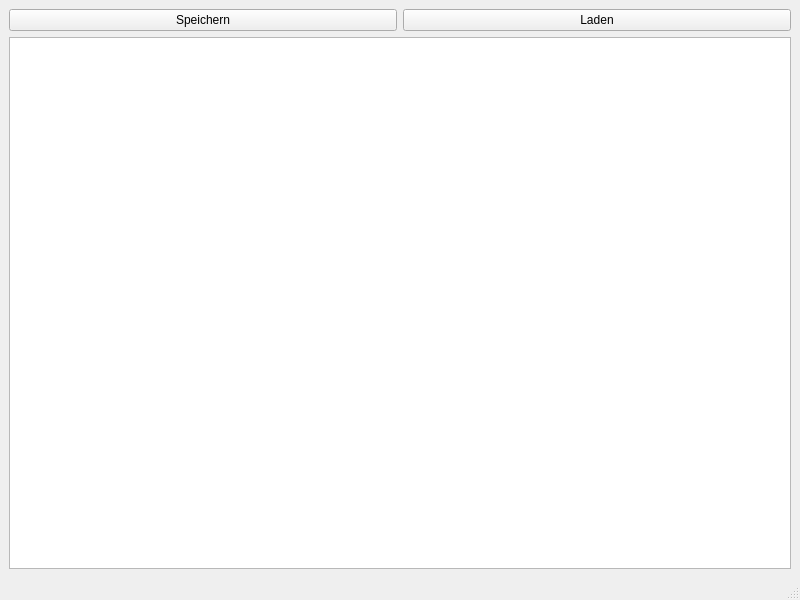
<?xml version="1.0" encoding="UTF-8"?>
<ui version="4.0">
 <class>MainWindow</class>
 <widget class="QMainWindow" name="MainWindow">
  <property name="geometry">
   <rect>
    <x>0</x>
    <y>0</y>
    <width>800</width>
    <height>600</height>
   </rect>
  </property>
  <property name="windowTitle">
   <string>MainWindow</string>
  </property>
  <widget class="QWidget" name="centralwidget">
   <layout class="QGridLayout" name="gridLayout">
    <item row="0" column="0">
     <layout class="QVBoxLayout" name="verticalLayout">
      <item>
       <layout class="QHBoxLayout" name="horizontalLayout">
        <item>
         <widget class="QPushButton" name="savePushButton">
          <property name="text">
           <string>Speichern</string>
          </property>
         </widget>
        </item>
        <item>
         <widget class="QPushButton" name="loadPushButton">
          <property name="text">
           <string>Laden</string>
          </property>
         </widget>
        </item>
       </layout>
      </item>
      <item>
       <widget class="QPlainTextEdit" name="logPlainTextEdit"/>
      </item>
     </layout>
    </item>
   </layout>
  </widget>
  <widget class="QMenuBar" name="menubar">
   <property name="geometry">
    <rect>
     <x>0</x>
     <y>0</y>
     <width>800</width>
     <height>22</height>
    </rect>
   </property>
  </widget>
  <widget class="QStatusBar" name="statusbar"/>
 </widget>
 <resources/>
 <connections/>
</ui>
